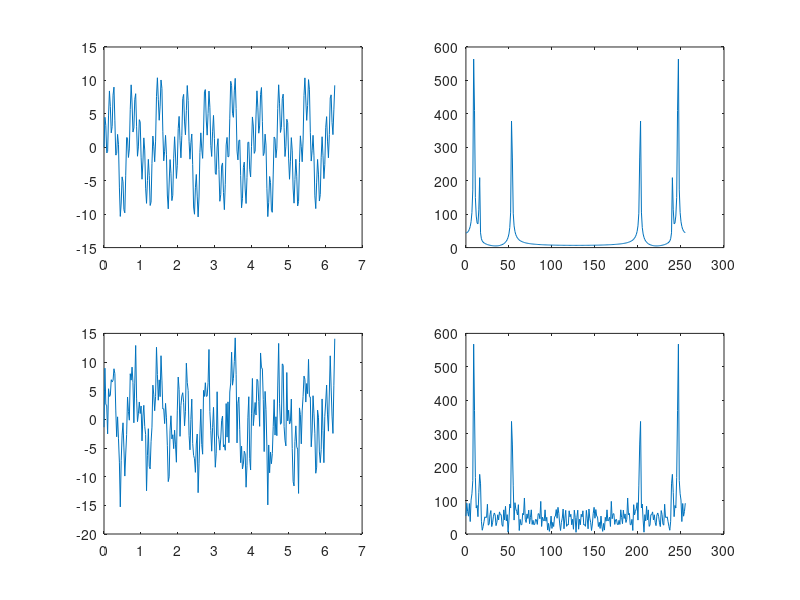

This chart was generated by the following MATLAB code:
clear all; close all;

N = 10;
theta = linspace(0,2*pi*(N-1)/N,N);
exponential = exp(1j*theta);

% 1j or 1i = 'i' as in imaginary number.

% real(X) only take real #s of X.
% real(exponential);
% hold on;
% plot(theta,real(exponential));
% % cos theta
% 
% plot(theta,imag(exponential));
% % sin theta
% 
% plot(real(exponential),imag(exponential));
% % unit circle-> cos(theta) + i sin(theta)

% Discrete Fourier Transform
% help fft

fft_of_sine = fft(sin(theta));
% DFT of sine.

k = 1:N;
eval = @(x) 1/N*sum(exp(1j*x*(k-1)).*fft_of_sine);

inverse = zeros(length(theta),1);
for i = 1:length(theta)
    inverse(i) = eval(theta(i));
end

% plot(theta,inverse);

inverse_error = inverse - ifft(fft_of_sine.');
% ifft = inverse DFT.

% Both fft & ifft are fast

N = 256;
x = linspace(0,2*pi*(N-1)/N,N);
signal = @(x) 6*sin(3*pi*x) - 2*sin(5*pi*x) + 4*sin(17*pi*x);
figure;
subplot(2,2,1)
plot(x,signal(x));

transformed_signal = fft(signal(x));
k = 0:255;
subplot(2,2,2);
plot(k,abs(transformed_signal));

noise_size = 10;
noisy_signal = signal(x) + noise_size*(rand(size(x)) - 0.5);
subplot(2,2,3);
plot(x,noisy_signal);

transformed_noisy_signal = fft(noisy_signal);
subplot(2,2,4);
plot(k,abs(transformed_noisy_signal));

% From noisy signal we can identify a similar plot to regular
% transformed signal.
% Can use filtering to remove noise.

